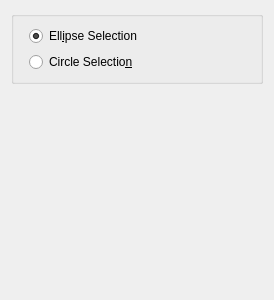
<?xml version="1.0" encoding="UTF-8"?>
<ui version="4.0">
 <class>PanelEllPointer</class>
 <widget class="QWidget" name="PanelEllPointer">
  <property name="geometry">
   <rect>
    <x>0</x>
    <y>0</y>
    <width>274</width>
    <height>300</height>
   </rect>
  </property>
  <property name="sizePolicy">
   <sizepolicy hsizetype="Fixed" vsizetype="Preferred">
    <horstretch>0</horstretch>
    <verstretch>0</verstretch>
   </sizepolicy>
  </property>
  <property name="minimumSize">
   <size>
    <width>274</width>
    <height>0</height>
   </size>
  </property>
  <property name="maximumSize">
   <size>
    <width>274</width>
    <height>16777215</height>
   </size>
  </property>
  <property name="windowTitle">
   <string>Form</string>
  </property>
  <layout class="QVBoxLayout" name="verticalLayout_2">
   <item>
    <widget class="QGroupBox" name="groupBox">
     <property name="title">
      <string/>
     </property>
     <layout class="QFormLayout" name="formLayout_2">
      <item row="0" column="1">
       <widget class="QRadioButton" name="radioButton">
        <property name="text">
         <string>Ell&amp;ipse Selection</string>
        </property>
        <property name="checked">
         <bool>true</bool>
        </property>
       </widget>
      </item>
      <item row="1" column="1">
       <widget class="QRadioButton" name="radioButton_2">
        <property name="text">
         <string>Circle Selectio&amp;n</string>
        </property>
       </widget>
      </item>
     </layout>
    </widget>
   </item>
   <item>
    <spacer name="verticalSpacer">
     <property name="orientation">
      <enum>Qt::Vertical</enum>
     </property>
     <property name="sizeHint" stdset="0">
      <size>
       <width>20</width>
       <height>40</height>
      </size>
     </property>
    </spacer>
   </item>
  </layout>
  <action name="actionselectionTypeChanged">
   <property name="text">
    <string>selectionTypeChanged</string>
   </property>
  </action>
 </widget>
 <resources/>
 <connections>
  <connection>
   <sender>radioButton_2</sender>
   <signal>clicked()</signal>
   <receiver>actionselectionTypeChanged</receiver>
   <slot>trigger()</slot>
   <hints>
    <hint type="sourcelabel">
     <x>139</x>
     <y>83</y>
    </hint>
    <hint type="destinationlabel">
     <x>-1</x>
     <y>-1</y>
    </hint>
   </hints>
  </connection>
 </connections>
</ui>
